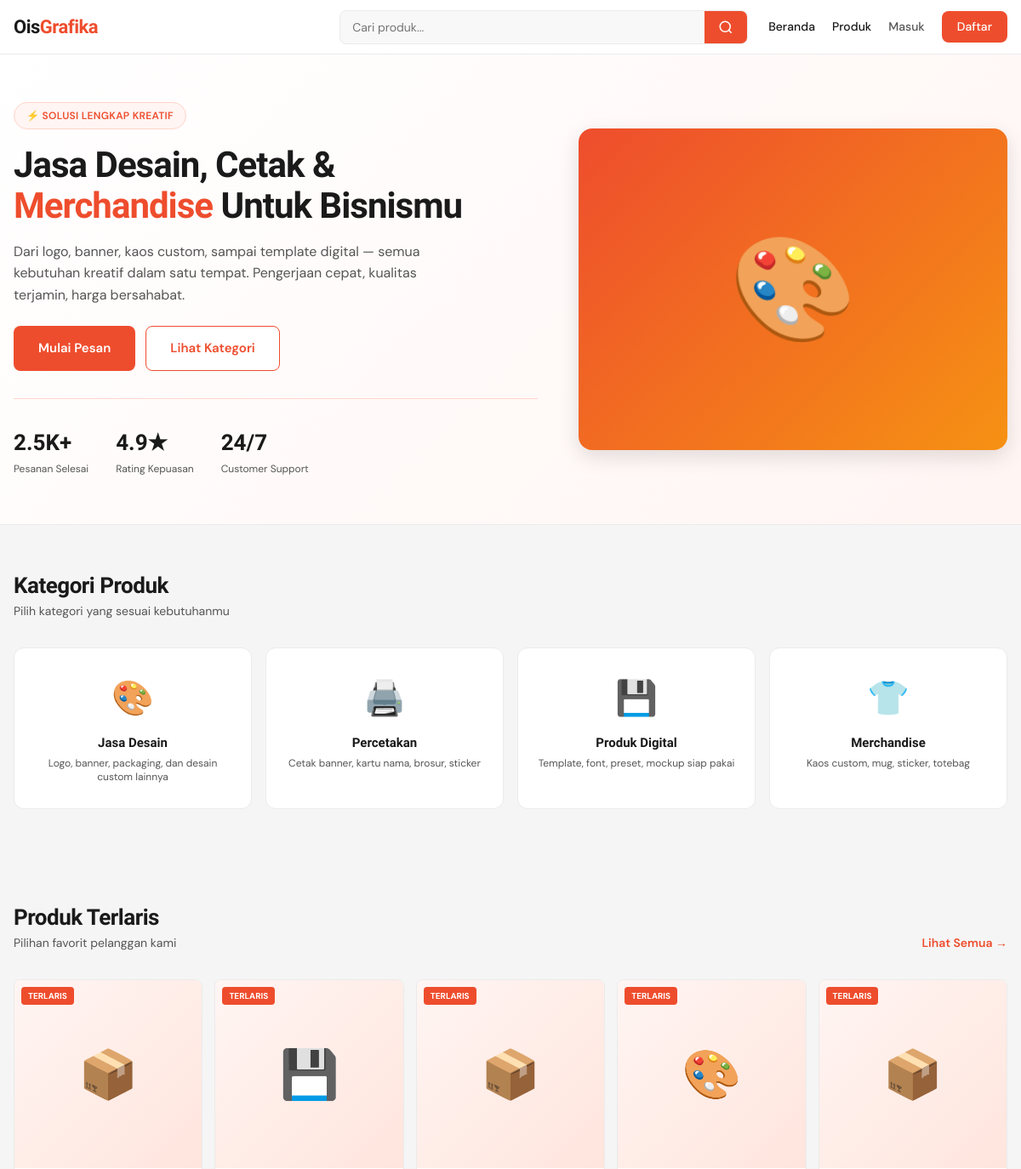
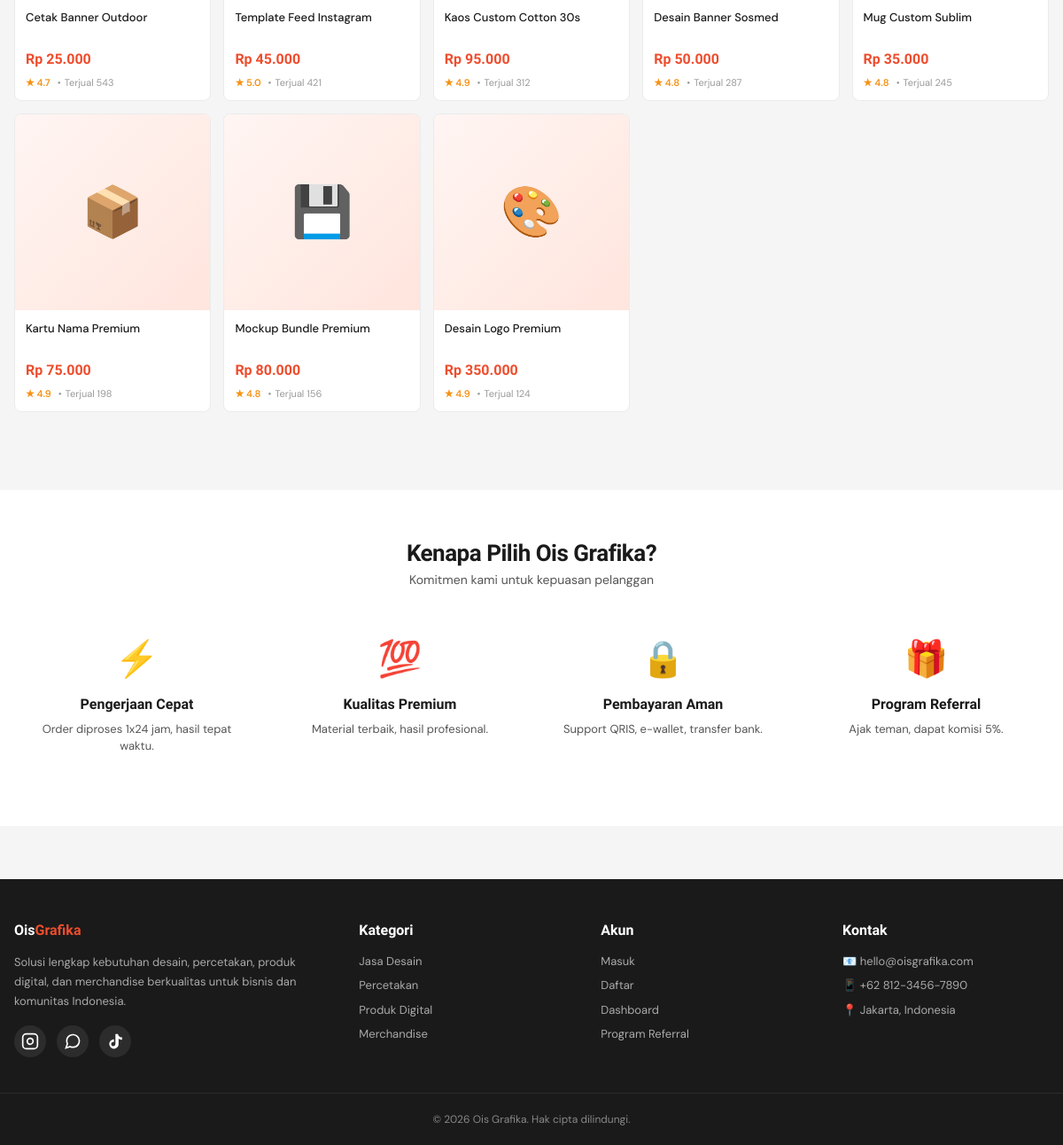
/ois-grafika/index.php, run on the app's committed database (2 pictures, top to bottom).
### tables this page shows
CREATE TABLE categories (
    id INT AUTO_INCREMENT PRIMARY KEY,
    name VARCHAR(100) NOT NULL,
    slug VARCHAR(120) UNIQUE NOT NULL,
    icon VARCHAR(50) DEFAULT NULL,
    description TEXT,
    created_at TIMESTAMP DEFAULT CURRENT_TIMESTAMP
);

CREATE TABLE products (
    id INT AUTO_INCREMENT PRIMARY KEY,
    category_id INT NOT NULL,
    name VARCHAR(200) NOT NULL,
    slug VARCHAR(220) UNIQUE NOT NULL,
    description TEXT,
    short_description VARCHAR(300),
    base_price DECIMAL(12,2) NOT NULL,
    image VARCHAR(255) DEFAULT NULL,
    type ENUM('jasa', 'digital', 'fisik') NOT NULL,
    stock INT DEFAULT 0,
    is_active TINYINT(1) DEFAULT 1,
    sold INT DEFAULT 0,
    rating DECIMAL(3,2) DEFAULT 0,
    created_at TIMESTAMP DEFAULT CURRENT_TIMESTAMP,
    FOREIGN KEY (category_id) REFERENCES categories(id) ON DELETE CASCADE
);

### ois-grafika/includes/functions.php (called while the page is built, shortened)
<?php
function rupiah($angka) {
    return 'Rp ' . number_format($angka, 0, ',', '.');
}
function clean($str) {
    return htmlspecialchars(trim($str), ENT_QUOTES, 'UTF-8');
}

### ois-grafika/index.php (the view, shortened to what this page needs)
<?php
require_once __DIR__ . '/includes/header.php';
$stmt = $pdo->query("SELECT p.*, c.name AS category_name, c.slug AS category_slug FROM products p JOIN categories c ON p.category_id = c.id WHERE p.is_active = 1 ORDER BY p.sold DESC LIMIT 10");
$populerProducts = $stmt->fetchAll();
$categories = $pdo->query("SELECT * FROM categories ORDER BY id ASC")->fetchAll();
?>
<section class="hero">
    <div class="hero-grid">
        <div class="hero-text">
            <span class="hero-badge">⚡ Solusi Lengkap Kreatif</span>
            <h1>Jasa Desain, Cetak & <span class="highlight">Merchandise</span> Untuk Bisnismu</h1>
            <p class="hero-desc">Dari logo, banner, kaos custom, sampai template digital — semua kebutuhan kreatif dalam satu tempat. Pengerjaan cepat, kualitas terjamin, harga bersahabat.</p>
            <div class="hero-cta">
                <a href="<?= SITE_URL ?>/produk.php" class="btn btn-primary-solid btn-lg">Mulai Pesan</a>
                <a href="#kategori" class="btn btn-outline btn-lg">Lihat Kategori</a>
            </div>
            <div class="hero-stats">
                <div class="hero-stat">
                    <div class="hero-stat-num">2.5K+</div>
                    <div class="hero-stat-label">Pesanan Selesai</div>
                </div>
                <div class="hero-stat">
                    <div class="hero-stat-num">4.9★</div>
                    <div class="hero-stat-label">Rating Kepuasan</div>
                </div>
                <div class="hero-stat">
                    <div class="hero-stat-num">24/7</div>
                    <div class="hero-stat-label">Customer Support</div>
                </div>
            </div>
        </div>
        <div class="hero-visual">🎨</div>
    </div>
</section>
<section class="section" id="kategori">
    <div class="section-head">
        <div>
            <h2 class="section-title">Kategori Produk</h2>
            <p class="section-subtitle">Pilih kategori yang sesuai kebutuhanmu</p>
        </div>
    </div>
    <div class="category-grid">
        <?php foreach ($categories as $cat): ?>
            <a href="<?= SITE_URL ?>/produk.php?cat=<?= clean($cat['slug']) ?>" class="category-card">
                <div class="category-icon"><?= $cat['icon'] ?></div>
                <div class="category-name"><?= clean($cat['name']) ?></div>
                <div class="category-desc"><?= clean($cat['description']) ?></div>
            </a>
        <?php endforeach; ?>
    </div>
</section>
<section class="section">
    <div class="section-head">
        <div>
            <h2 class="section-title">Produk Terlaris</h2>
            <p class="section-subtitle">Pilihan favorit pelanggan kami</p>
        </div>
        <a href="<?= SITE_URL ?>/produk.php" class="section-link">
            Lihat Semua →
        </a>
    </div>
    <div class="product-grid">
        <?php foreach ($populerProducts as $p): ?>
            <a href="<?= SITE_URL ?>/detail-produk.php?slug=<?= clean($p['slug']) ?>" class="product-card">
                <div class="product-image">
                    <?php
                    $iconMap = [
                        'jasa' => '🎨',
                        'digital' => '💾',
                        'fisik' => '📦'
                    ];
                    echo $iconMap[$p['type']] ?? '📦';
                    ?>
                    <?php if ($p['sold'] > 200): ?>
                        <span class="product-badge">Terlaris</span>
                    <?php endif; ?>
                </div>
                <div class="product-body">
                    <div class="product-name"><?= clean($p['name']) ?></div>
                    <div class="product-price"><?= rupiah($p['base_price']) ?></div>
                    <div class="product-meta">
                        <span class="product-rating">★ <?= number_format($p['rating'], 1) ?></span>
                        <span class="product-sold">Terjual <?= $p['sold'] ?></span>
                    </div>
                </div>
            </a>
        <?php endforeach; ?>
    </div>
</section>
<section class="section" style="background: white; margin-top: 32px;">
    <div class="container">
        <div class="section-head" style="margin-bottom: 24px;">
            <div style="text-align: center; margin: 0 auto;">
                <h2 class="section-title">Kenapa Pilih Ois Grafika?</h2>
                <p class="section-subtitle">Komitmen kami untuk kepuasan pelanggan</p>
            </div>
        </div>
        <div style="display: grid; grid-template-columns: repeat(auto-fit, minmax(220px, 1fr)); gap: 20px; max-width: var(--container-max); margin: 0 auto;">
            <div style="text-align: center; padding: 24px;">
                <div style="font-size: 40px; margin-bottom: 12px;">⚡</div>
                <h3 style="font-size: 16px; margin-bottom: 8px;">Pengerjaan Cepat</h3>
                <p style="color: var(--text-light); font-size: 13px;">Order diproses 1x24 jam, hasil tepat waktu.</p>
            </div>
            <div style="text-align: center; padding: 24px;">
                <div style="font-size: 40px; margin-bottom: 12px;">💯</div>
                <h3 style="font-size: 16px; margin-bottom: 8px;">Kualitas Premium</h3>
                <p style="color: var(--text-light); font-size: 13px;">Material terbaik, hasil profesional.</p>
            </div>
            <div style="text-align: center; padding: 24px;">
                <div style="font-size: 40px; margin-bottom: 12px;">🔒</div>
                <h3 style="font-size: 16px; margin-bottom: 8px;">Pembayaran Aman</h3>
                <p style="color: var(--text-light); font-size: 13px;">Support QRIS, e-wallet, transfer bank.</p>
            </div>
            <div style="text-align: center; padding: 24px;">
                <div style="font-size: 40px; margin-bottom: 12px;">🎁</div>
                <h3 style="font-size: 16px; margin-bottom: 8px;">Program Referral</h3>
                <p style="color: var(--text-light); font-size: 13px;">Ajak teman, dapat komisi <?= REFERRAL_COMMISSION_PERCENT ?>%.</p>
            </div>
        </div>
    </div>
</section>
<?php require_once __DIR__ . '/includes/footer.php'; ?>

### data on the page
categories: icon "🎨", name "Jasa Desain", description "Logo, banner, packaging, dan desain custom lainnya"
categories: icon "🖨️", name "Percetakan", description "Cetak banner, kartu nama, brosur, sticker"
categories: icon "💾", name "Produk Digital", description "Template, font, preset, mockup siap pakai"
categories: icon "👕", name "Merchandise", description "Kaos custom, mug, sticker, totebag"
products: type "📦", shows "TERLARIS", name "Cetak Banner Outdoor", base_price "Rp 25.000", rating "4.7", sold "543"
products: type "💾", shows "TERLARIS", name "Template Feed Instagram", base_price "Rp 45.000", rating "5.0", sold "421"
products: type "📦", shows "TERLARIS", name "Kaos Custom Cotton 30s", base_price "Rp 95.000", rating "4.9", sold "312"
products: type "🎨", shows "TERLARIS", name "Desain Banner Sosmed", base_price "Rp 50.000", rating "4.8", sold "287"
products: type "📦", shows "TERLARIS", name "Mug Custom Sublim", base_price "Rp 35.000", rating "4.8", sold "245"
products: type "📦", name "Kartu Nama Premium", base_price "Rp 75.000", rating "4.9", sold "198"
products: type "💾", name "Mockup Bundle Premium", base_price "Rp 80.000", rating "4.8", sold "156"
products: type "🎨", name "Desain Logo Premium", base_price "Rp 350.000", rating "4.9", sold "124"

### other printed values
REFERRAL_COMMISSION_PERCENT "5"
